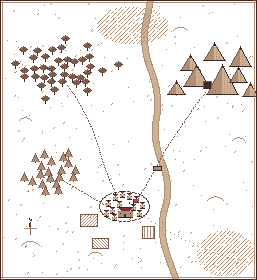
#> input picture assets/ui/art/region_map.png, 257 x 280 px
$ python make_short.py
#> lines starting #> are read from the running program, lines starting #| are printed output that depends on the picture
"""Cut the Hellfare promo Short (1080x1920, 30 fps) from a recorded session and the game's art.

Record the gameplay first (Godot's Movie Maker, under a virtual display on Linux):

    xvfb-run -a -s "-screen 0 1920x1080x24" godot --path . --rendering-method gl_compatibility \
        --resolution 1920x1080 --write-movie $PROMO_OUT/clips/session.avi --fixed-fps 30 \
        --script res://tools/promo/record_session.gd

Then, from the project root:

    python3 tools/promo/make_short.py preview   # a contact sheet of key frames
    python3 tools/promo/make_short.py           # $PROMO_OUT/hellfare_short.mp4, with music and sounds
    CTA="WISHLIST ON STEAM" python3 tools/promo/make_short.py   # a different end-card line

The shot times in SHOTS match the MARK lines record_session.gd prints. Needs ffmpeg, numpy, Pillow.
"""
import math
import os
import subprocess
import sys

import numpy as np
from PIL import Image, ImageDraw, ImageFilter, ImageFont

GAME = os.path.abspath(os.path.join(os.path.dirname(os.path.abspath(__file__)), "../.."))
HERE = os.environ.get("PROMO_OUT", "/tmp/hellfare_promo")
os.makedirs(HERE, exist_ok=True)
SRC = os.path.join(HERE, "clips/session.avi")
FPS = 30
W, H = 1080, 1920
CLIP_Y, CLIP_H = 360, 1260          # where gameplay sits in the frame
FONT_BIG = os.path.join(GAME, "assets/fonts/Jersey20-Regular.ttf")
FONT_BODY = os.path.join(GAME, "assets/fonts/Jersey15-Regular.ttf")
ART = os.path.join(GAME, "assets/ui/art")
CTA = os.environ.get("CTA", "COMING SOON")

BG_TOP = np.array([20, 10, 9], float)
BG_BOT = np.array([42, 16, 12], float)
PARCH = (238, 222, 196)
EMBER = (255, 168, 72)
GOLD = (226, 178, 92)

# --------------------------------------------------------------------------- the cut
# Each shot: kind, video start, length, settings. Times in seconds.
SHOTS = [
    ("map", 0.0, 3.2, {}),
    ("game", 3.2, 2.5, {"src": 3.0, "crop": (966, 168, 640, 640 * CLIP_H / W)}),       # recruit + hire
    ("game", 5.7, 2.8, {"src": 6.9, "crop": (966, 168, 640, 640 * CLIP_H / W)}),       # send down
    ("game", 8.5, 2.8, {"src": 18.4, "crop": (402, 222, 440, 440 * CLIP_H / W), "flags": "neighbor"}),  # crews walking the map
    ("layers", 11.3, 5.0, {}),
    ("game", 16.3, 3.4, {"src": 10.45, "crop": (966, 168, 640, 640 * CLIP_H / W), "inset": (1372, 742, 520, 314)}),   # crypt event card
    ("game", 19.7, 2.8, {"src": 25.1, "crop": (966, 168, 640, 640 * CLIP_H / W)}),     # back with reports
    ("title", 22.5, 5.0, {}),
]
DURATION = 27.5

CAPTIONS = [  # start, end, line 1, line 2
    (0.15, 3.2, "YOUR GUILD SENDS", "PEOPLE INTO HELL"),
    (3.2, 5.7, "HIRE THEM", ""),
    (5.7, 8.5, "SEND THEM DOWN", ""),
    (8.5, 11.3, "THEY KEEP WORKING", "EVEN WHILE YOU'RE AWAY"),
    (11.3, 13.8, "THE DEEPER THEY GO", ""),
    (13.8, 16.3, "THE MORE IT PAYS", ""),
    (16.3, 19.7, "MAKE THE HARD CALLS", ""),
    (19.7, 22.5, "NOT EVERYONE COMES", "BACK IN ONE PIECE"),
]

LAYERS = [  # banner, label, colour
    ("forest_copse", "LAYER 1 · THE ASHEN VERGE", (255, 150, 70)),
    ("forest_oakwood", "LAYER 2 · THE WEEPING FENS", (240, 90, 80)),
    ("site_sunreach", "LAYER 3 · THE BRIMSTONE REACH", (255, 190, 80)),
    ("site_bleakridge", "LAYER 4 · THE FROZEN LAMENT", (190, 215, 245)),
    ("site_drowned_deep", "LAYER 5 · THE ABYSS", (190, 150, 250)),
]

SFX = [  # time, sound file (in assets/audio), gain dB
    (0.05, "interface/page_turn_1.ogg", -4),
    (4.45, "interface/hire_1.ogg", -2),
    (5.7, "interface/page_turn_2.ogg", -6),
    (7.3, "interface/send_down_1.ogg", 0),
    (11.3, "interface/page_turn_1.ogg", -6),
    (16.3, "alerts/event_open_1.ogg", 0),
    (19.75, "alerts/crew_back_1.ogg", 0),
    (22.5, "interface/floor_cleared_1.ogg", -2),
]


# --------------------------------------------------------------------------- helpers
def font(path, size):
    return ImageFont.truetype(path, size)


def background():
    t = np.linspace(0, 1, H)[:, None, None]
    bg = BG_TOP * (1 - t) + BG_BOT * t
    bg = np.broadcast_to(bg, (H, W, 3)).copy()
    yy, xx = np.mgrid[0:H, 0:W]
    d = np.sqrt(((xx - W / 2) / (W * 0.75)) ** 2 + ((yy - H / 2) / (H * 0.7)) ** 2)
    bg *= np.clip(1.15 - d * 0.5, 0.55, 1.0)[..., None]
    return Image.fromarray(bg.astype(np.uint8))


BG = None


def text_outlined(d, xy, s, f, fill, outline=(14, 7, 6), width=5, anchor="mm"):
    d.text(xy, s, font=f, fill=fill, anchor=anchor, stroke_width=width, stroke_fill=outline)


def ease(t):
    t = max(0.0, min(1.0, t))
    return t * t * (3 - 2 * t)


# [18 lines left out: functions caption, frame_border, not called in this run]


def read_segment(src_t, length, crop, size, flags="lanczos"):
    """Frames of the session from src_t, cropped and scaled to `size`."""
    x, y, w, h = crop
    n = int(round(length * FPS)) + 2
    vf = "crop=%d:%d:%d:%d,scale=%d:%d:flags=%s" % (w, h, x, y, size[0], size[1], flags)
    raw = subprocess.run(["ffmpeg", "-v", "error", "-ss", "%.3f" % src_t, "-i", SRC, "-frames:v", str(n), "-vf", vf,
                          "-f", "rawvideo", "-pix_fmt", "rgb24", "-"], capture_output=True, check=True).stdout
    frames = np.frombuffer(raw, np.uint8).reshape(-1, size[1], size[0], 3)
    return frames


def nearest(im, k):
    return im.resize((im.width * k, im.height * k), Image.NEAREST)


# --------------------------------------------------------------------------- shots
class Shot:
    def __init__(self, kind, start, length, cfg):
        self.kind, self.start, self.length, self.cfg = kind, start, length, cfg
        self.frames = None
        if kind == "game":
            self.frames = read_segment(cfg["src"], length, cfg["crop"], (W, CLIP_H), cfg.get("flags", "lanczos"))
            if "inset" in cfg:
                ix, iy, iw, ih = cfg["inset"]
                k = (W - 40) / iw
                self.inset_size = (W - 40, int(ih * k))
                self.inset = read_segment(cfg["src"], length, cfg["inset"], self.inset_size)
        elif kind == "map":
            m = Image.open(os.path.join(ART, "region_map.png")).convert("RGBA")
            self.map = nearest(m, 5)          # 1285 x 1530
        elif kind == "layers":
            self.banners = [nearest(Image.open(os.path.join(ART, b + ".png")).convert("RGB"), 8) for b, _, _ in LAYERS]
        elif kind == "title":
            self.bg = nearest(Image.open(os.path.join(ART, "dungeon_calder_keep.png")).convert("RGB"), 8)

    # [80 lines left out: function render, not called in this run]


def build():
    global BG
    BG = background()
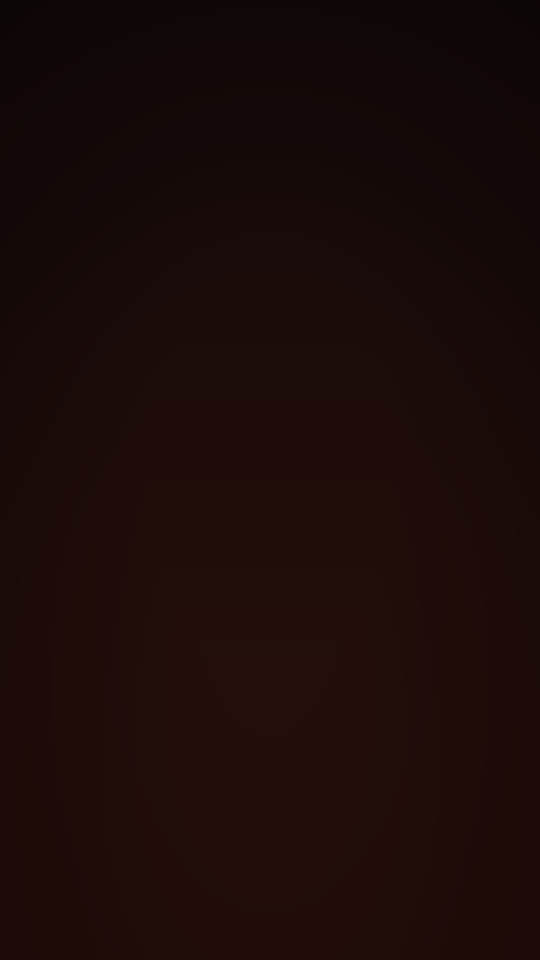
#> BG: PIL image 1080x1920 RGB (shown at 1/2 size); mean R, G, B 26.7, 10.9, 8.7
    shots = [Shot(*s) for s in SHOTS]
#> in __init__, m is the input picture: PIL image 257x280 RGBA; mean R, G, B, A 22.1, 17.5, 14.7, 37.4
#> in nearest, `return im.resize((im.width * k, im.height * k), Image.NEAREST)`:
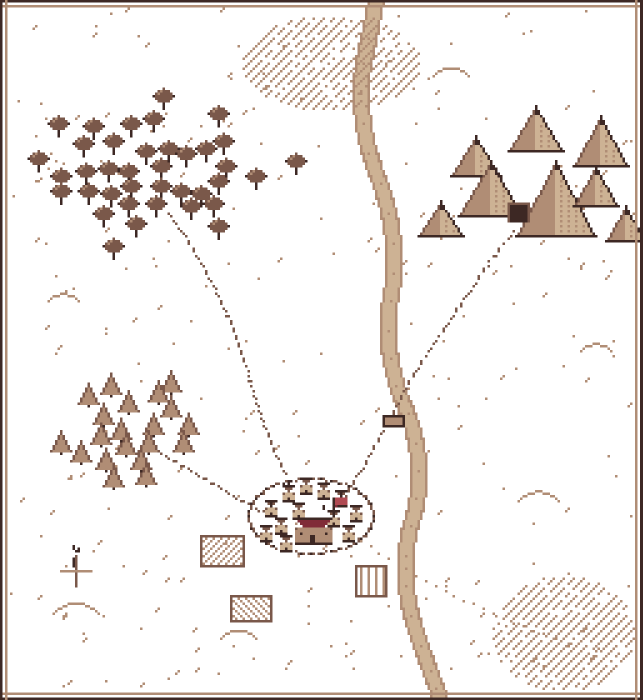
#> returned value: PIL image 1285x1400 RGBA (shown at 1/2 size); mean R, G, B, A 22.1, 17.5, 14.7, 37.4; transparent parts drawn white

    # [12 lines left out: function frame, not called in this run]
    return frame


# [12 lines left out: function audio, not called in this run]


if __name__ == "__main__":
#> (the run stopped early here; a loop or call above may not have finished)
